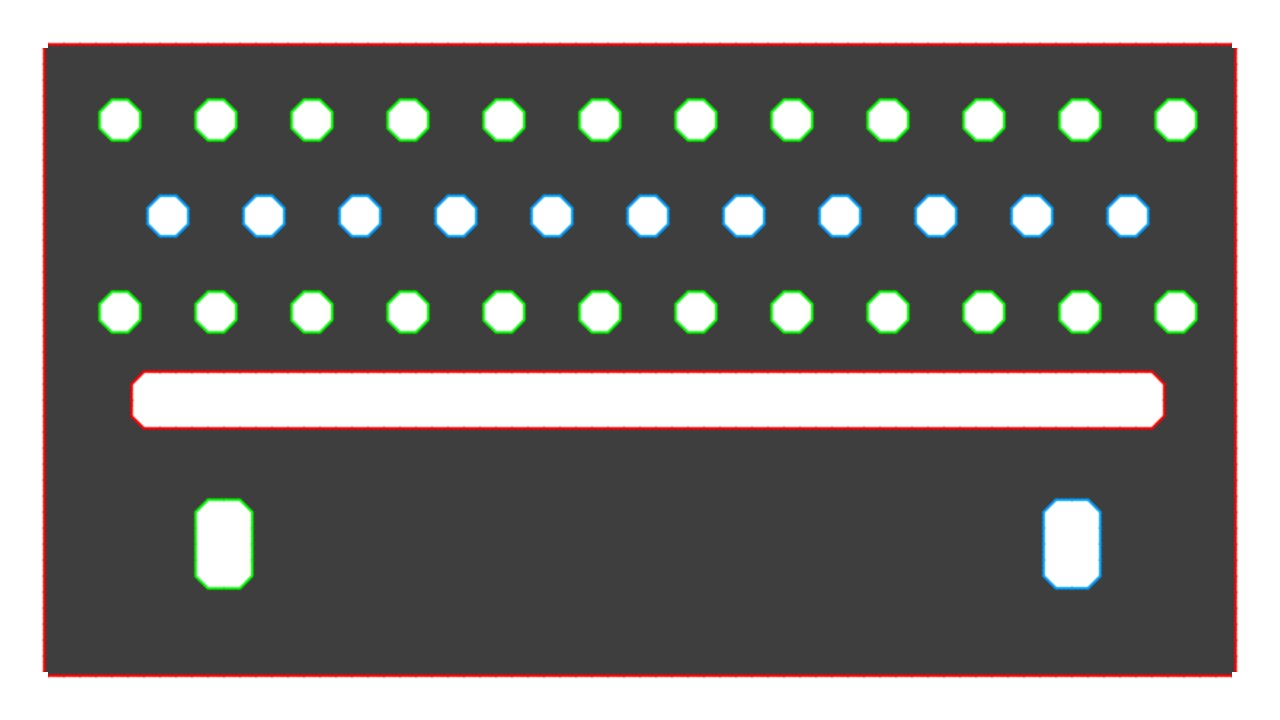

The image is a tile-based game level rendered from a .tmx file. Its description and source (layers, tilesets, objects; grid data summarised) follow:
An orthogonal 80x45 tile map with 16x16 px tiles, 1 tile layer (Tile Layer 1), 2 tilesets.

<map version="1.0" orientation="orthogonal" width="80" height="45" tilewidth="16" tileheight="16">
 <tileset firstgid="1" name="walkable_tile_2" tilewidth="16" tileheight="16">
  <image source="../assets/walkable_tile_2.png" width="16" height="16" />
 </tileset>
 <tileset firstgid="2" name="tile_sprite_sheet" tilewidth="16" tileheight="16">
  <image source="../assets/tile_sprite_sheet.png" width="112" height="112" />
 </tileset>
 <layer name="Tile Layer 1" width="80" height="45">
  <data>[3600 cells, 3600 non-empty, 28 distinct tile ids]</data>
 </layer>
</map>